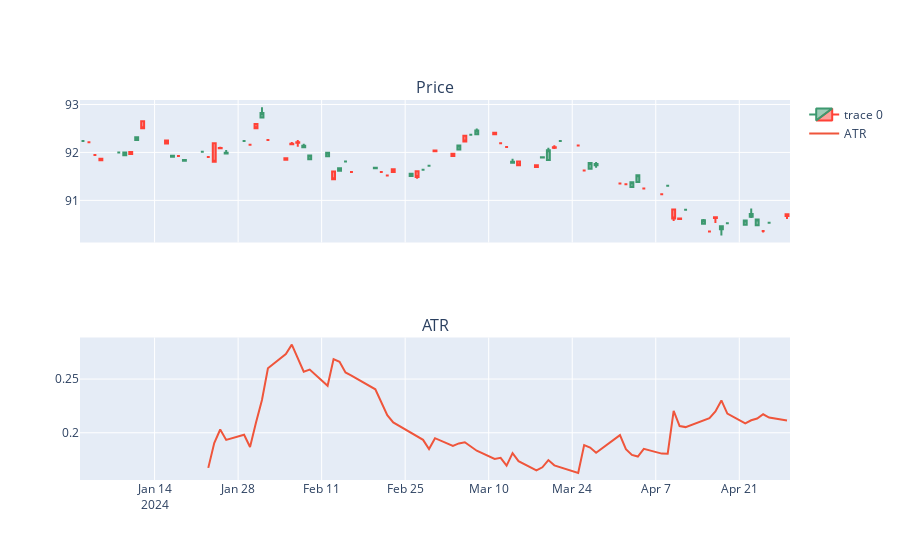

The cell this chart's notebook holds for it:
### Code cell
import yfinance as yf
import pandas_ta as ta
import plotly.graph_objects as go
from plotly.subplots import make_subplots
import pandas as pd

df = yf.download(tickers='BTC',start='2024-01-01', end='2024-04-30', interval='1d')

# ATR = Average True Range: measure min to max distance
#low atr means low volatility
# stop-los = price +- ATR
 
df['ATR'] = ta.atr(df.High, df.Low, df.Close, length=14)

#df = df[:500]

figure = make_subplots(rows=2, cols=1, subplot_titles=['Price', 'ATR'], shared_xaxes=True)

figure.add_trace(go.Candlestick(x=df.index, open=df['Open'], high=df['High'], low=df['Low'], close=df['Close']), row=1, col=1)
figure.add_trace(go.Scatter(x=df.index, y=df['ATR'], name='ATR'), row=2, col=1)

figure.update_layout(
    xaxis=dict(rangeslider=dict(visible=False))
)

figure.show()
